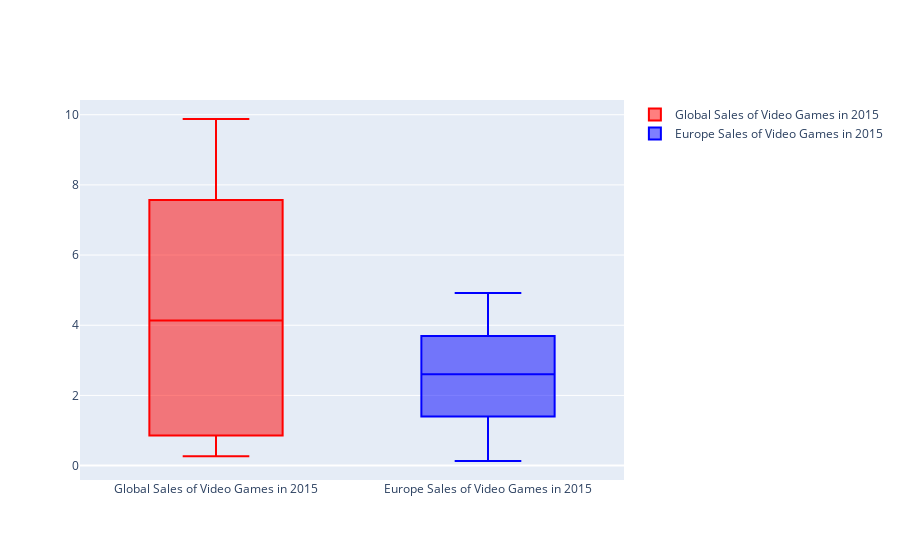

Source (notebook cell):
### Markdown cell above
Box Plots

### Code cell
import numpy as np
import pandas as pd
import plotly.graph_objs as go
from plotly.offline import init_notebook_mode, iplot

# Initialize plotly for offline use in Jupyter Notebook
init_notebook_mode(connected=True)

data = {
    'Rank': range(1, 101),
    'Name': [f'Game {i}' for i in range(1, 101)],
    'Year': np.random.choice([2015, 2014, 2013], 100),
    'Global_Sales': np.random.rand(100) * 10,
    'EU_Sales': np.random.rand(100) * 5
}
vgsales = pd.DataFrame(data)

# Data preparation
x2015 = vgsales[vgsales.Year == 2015].iloc[:100,:]  # For first 100 Video Games

trace0 = go.Box(
    y=x2015.Global_Sales,
    name = 'Global Sales of Video Games in 2015',
    marker = dict(
        color = 'rgb(255, 0, 0)',
    )
)
trace1 = go.Box(
    y=x2015.EU_Sales,
    name = 'Europe Sales of Video Games in 2015',
    marker = dict(
        color = 'rgb(0, 0, 255)',
    )
)
data = [trace0, trace1]
iplot(data)

### Figure 1 — Plotly figure (JSON) as saved in the notebook; plotly's stock layout.template omitted (floating-point values rounded to 4 significant figures)
{"data": [{"marker": {"color": "rgb(255, 0, 0)"}, "name": "Global Sales of Video Games in 2015", "type": "box", "y": [0.2649, 7.142, 4.266, 7.371, 0.7622, 8.275, 4.135, 9.878, 3.317, 3.805, 0.7815, 0.6985, 0.3296, 5.727, 4.482, 9.602, 2.985, 3.521, 0.5944, 8.547, 7.64, 7.94, 0.6495, 3.902, 8.025, 4.903, 1.091]}, {"marker": {"color": "rgb(0, 0, 255)"}, "name": "Europe Sales of Video Games in 2015", "type": "box", "y": [3.266, 4.917, 1.813, 4.689, 1.375, 4.459, 4.327, 1.376, 4.584, 1.625, 3.591, 0.1313, 1.236, 3.289, 0.8395, 3.691, 0.5731, 1.526, 3.261, 2.705, 2.137, 3.688, 1.982, 2.603, 4.678, 1.461, 0.1774]}], "layout": {}}
